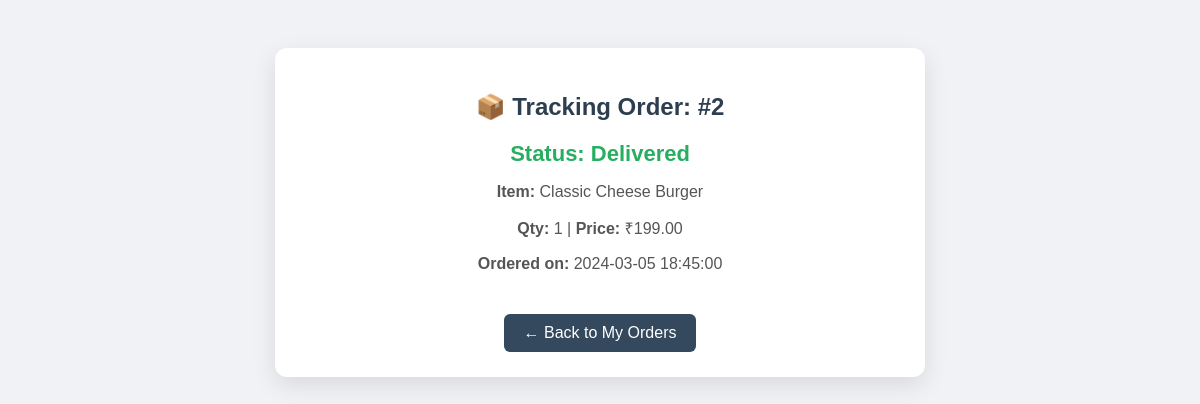
Page /track_order.php?id=2 (signed in) on the committed database.
### tables this page shows
CREATE TABLE IF NOT EXISTS `orders` (
    `id`              INT(11) NOT NULL AUTO_INCREMENT,
    `user_id`         VARCHAR(150) NOT NULL,
    `food_id`         INT(11) DEFAULT NULL,
    `food_name`       VARCHAR(200) NOT NULL,
    `offer_price`     DECIMAL(10,2) DEFAULT 0.00,
    `price`           DECIMAL(10,2) DEFAULT 0.00,
    `quantity`        INT(11) DEFAULT 1,
    `total`           DECIMAL(10,2) DEFAULT 0.00,
    `customer_name`   VARCHAR(200) DEFAULT NULL,
    `mobile`          VARCHAR(20) DEFAULT NULL,
    `address`         TEXT DEFAULT NULL,
    `status`          ENUM('Pending','Confirmed','Preparing','Out for Delivery','Delivered','Cancelled') DEFAULT 'Pending',
    `order_date`      TIMESTAMP DEFAULT CURRENT_TIMESTAMP,
    PRIMARY KEY (`id`),
    KEY `idx_user_id`    (`user_id`),
    KEY `idx_status`     (`status`),
    KEY `idx_order_date` (`order_date`)
);

### track_order.php (the view, shortened to what this page needs)
<?php
$conn = mysqli_connect("localhost", "root", "", "fooddb");
$order_id = $_GET['id'];
$user_id = $_SESSION['user'];
$result = mysqli_query($conn, "SELECT * FROM orders WHERE id='$order_id' AND user_id='$user_id'");
$order = mysqli_fetch_assoc($result);
$status = "Preparing";
$order_time = strtotime($order['order_date']);
$current_time = time();
$time_diff = $current_time - $order_time;
if ($time_diff > 1800) $status = "Out for Delivery";
if ($time_diff > 3600) $status = "Delivered";
?>
<!DOCTYPE html>
<html>
<head>
</head>
<body>
    <div class="box">
        <h2>📦 Tracking Order: #<?= $order_id ?></h2>
        <div class="status">Status: <?= $status ?></div>
        <div class="info">
            <p><strong>Item:</strong> <?= $order['food_name'] ?></p>
            <p><strong>Qty:</strong> <?= $order['quantity'] ?> | <strong>Price:</strong> ₹<?= $order['price'] ?></p>
            <p><strong>Ordered on:</strong> <?= $order['order_date'] ?></p>
        </div>
        <a href="my-orders.php">← Back to My Orders</a>
    </div>
</body>
</html>

### track_order.php (style rules this page uses)
body { font-family: Arial; background: #f0f2f5; padding: 40px; }
.box { background: white; padding: 25px; max-width: 600px; margin: auto; border-radius: 12px; box-shadow: 0 8px 25px rgba(0, 0, 0, 0.1); text-align: center; }
h2 { color: #2c3e50; }
.status { margin-top: 20px; font-size: 22px; color: #27ae60; font-weight: bold; }
.info { margin-top: 10px; color: #555; }
a { display: inline-block; margin-top: 25px; background: #34495e; color: white; padding: 10px 20px; border-radius: 6px; text-decoration: none; }

### rows in the picture
orders: order_date "Delivered", food_name "Classic Cheese Burger", quantity "1", price "199.00", order_date "2024-03-05 18:45:00"

### other values in the picture
$order_id "2"
